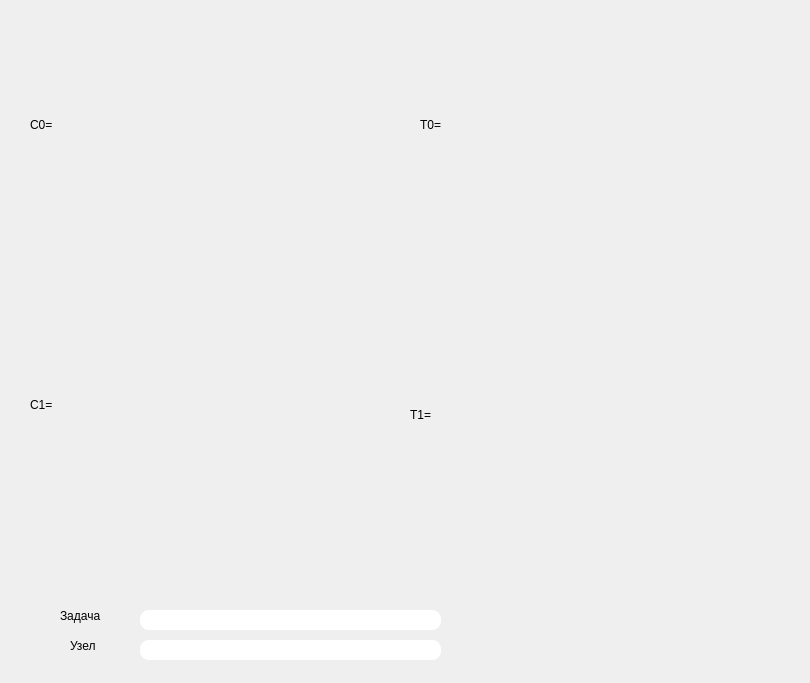
<?xml version="1.0" encoding="UTF-8"?>
<ui version="4.0">
 <class>Form</class>
 <widget class="QWidget" name="Form">
  <property name="geometry">
   <rect>
    <x>0</x>
    <y>0</y>
    <width>810</width>
    <height>683</height>
   </rect>
  </property>
  <property name="windowTitle">
   <string>Form</string>
  </property>
  <property name="styleSheet">
   <string notr="true">border-radius: 9px</string>
  </property>
  <widget class="QTableWidget" name="C0Matr">
   <property name="enabled">
    <bool>false</bool>
   </property>
   <property name="geometry">
    <rect>
     <x>70</x>
     <y>20</y>
     <width>314</width>
     <height>261</height>
    </rect>
   </property>
   <property name="minimumSize">
    <size>
     <width>47</width>
     <height>51</height>
    </size>
   </property>
   <property name="maximumSize">
    <size>
     <width>327</width>
     <height>261</height>
    </size>
   </property>
  </widget>
  <widget class="QLabel" name="label_6">
   <property name="geometry">
    <rect>
     <x>30</x>
     <y>50</y>
     <width>39</width>
     <height>150</height>
    </rect>
   </property>
   <property name="sizePolicy">
    <sizepolicy hsizetype="Fixed" vsizetype="Fixed">
     <horstretch>0</horstretch>
     <verstretch>0</verstretch>
    </sizepolicy>
   </property>
   <property name="minimumSize">
    <size>
     <width>0</width>
     <height>150</height>
    </size>
   </property>
   <property name="styleSheet">
    <string notr="true">font: 16pt &quot;MS Shell Dlg 2&quot;;</string>
   </property>
   <property name="text">
    <string>C0=</string>
   </property>
  </widget>
  <widget class="QTableWidget" name="T0Matr">
   <property name="enabled">
    <bool>false</bool>
   </property>
   <property name="geometry">
    <rect>
     <x>460</x>
     <y>20</y>
     <width>315</width>
     <height>261</height>
    </rect>
   </property>
  </widget>
  <widget class="QLabel" name="label_7">
   <property name="geometry">
    <rect>
     <x>420</x>
     <y>50</y>
     <width>38</width>
     <height>150</height>
    </rect>
   </property>
   <property name="sizePolicy">
    <sizepolicy hsizetype="Fixed" vsizetype="Fixed">
     <horstretch>0</horstretch>
     <verstretch>0</verstretch>
    </sizepolicy>
   </property>
   <property name="minimumSize">
    <size>
     <width>0</width>
     <height>150</height>
    </size>
   </property>
   <property name="styleSheet">
    <string notr="true">font: 16pt &quot;MS Shell Dlg 2&quot;;</string>
   </property>
   <property name="text">
    <string>T0=</string>
   </property>
  </widget>
  <widget class="QTableWidget" name="T1Matr">
   <property name="enabled">
    <bool>false</bool>
   </property>
   <property name="geometry">
    <rect>
     <x>460</x>
     <y>310</y>
     <width>315</width>
     <height>261</height>
    </rect>
   </property>
  </widget>
  <widget class="QLabel" name="label_9">
   <property name="geometry">
    <rect>
     <x>410</x>
     <y>340</y>
     <width>38</width>
     <height>150</height>
    </rect>
   </property>
   <property name="sizePolicy">
    <sizepolicy hsizetype="Fixed" vsizetype="Fixed">
     <horstretch>0</horstretch>
     <verstretch>0</verstretch>
    </sizepolicy>
   </property>
   <property name="minimumSize">
    <size>
     <width>0</width>
     <height>150</height>
    </size>
   </property>
   <property name="styleSheet">
    <string notr="true">font: 16pt &quot;MS Shell Dlg 2&quot;;</string>
   </property>
   <property name="text">
    <string>T1=</string>
   </property>
  </widget>
  <widget class="QTableWidget" name="C1Matr">
   <property name="enabled">
    <bool>false</bool>
   </property>
   <property name="geometry">
    <rect>
     <x>70</x>
     <y>310</y>
     <width>314</width>
     <height>261</height>
    </rect>
   </property>
   <property name="minimumSize">
    <size>
     <width>47</width>
     <height>51</height>
    </size>
   </property>
   <property name="maximumSize">
    <size>
     <width>327</width>
     <height>261</height>
    </size>
   </property>
  </widget>
  <widget class="QLabel" name="label_8">
   <property name="geometry">
    <rect>
     <x>30</x>
     <y>330</y>
     <width>39</width>
     <height>150</height>
    </rect>
   </property>
   <property name="sizePolicy">
    <sizepolicy hsizetype="Fixed" vsizetype="Fixed">
     <horstretch>0</horstretch>
     <verstretch>0</verstretch>
    </sizepolicy>
   </property>
   <property name="minimumSize">
    <size>
     <width>0</width>
     <height>150</height>
    </size>
   </property>
   <property name="styleSheet">
    <string notr="true">font: 16pt &quot;MS Shell Dlg 2&quot;;</string>
   </property>
   <property name="text">
    <string>C1=</string>
   </property>
  </widget>
  <widget class="QLabel" name="label">
   <property name="geometry">
    <rect>
     <x>60</x>
     <y>600</y>
     <width>71</width>
     <height>31</height>
    </rect>
   </property>
   <property name="styleSheet">
    <string notr="true">font: 14pt &quot;MS Shell Dlg 2&quot;;</string>
   </property>
   <property name="text">
    <string>Задача</string>
   </property>
  </widget>
  <widget class="QLabel" name="label_2">
   <property name="geometry">
    <rect>
     <x>70</x>
     <y>630</y>
     <width>51</width>
     <height>31</height>
    </rect>
   </property>
   <property name="styleSheet">
    <string notr="true">font: 14pt &quot;MS Shell Dlg 2&quot;;</string>
   </property>
   <property name="text">
    <string>Узел</string>
   </property>
  </widget>
  <widget class="QLineEdit" name="ZadachaLine">
   <property name="enabled">
    <bool>false</bool>
   </property>
   <property name="geometry">
    <rect>
     <x>140</x>
     <y>610</y>
     <width>301</width>
     <height>20</height>
    </rect>
   </property>
  </widget>
  <widget class="QLineEdit" name="YzelLine">
   <property name="enabled">
    <bool>false</bool>
   </property>
   <property name="geometry">
    <rect>
     <x>140</x>
     <y>640</y>
     <width>301</width>
     <height>20</height>
    </rect>
   </property>
  </widget>
  <widget class="QLabel" name="label_3">
   <property name="geometry">
    <rect>
     <x>830</x>
     <y>30</y>
     <width>481</width>
     <height>581</height>
    </rect>
   </property>
   <property name="text">
    <string>Картинка</string>
   </property>
  </widget>
 </widget>
 <resources/>
 <connections/>
</ui>
